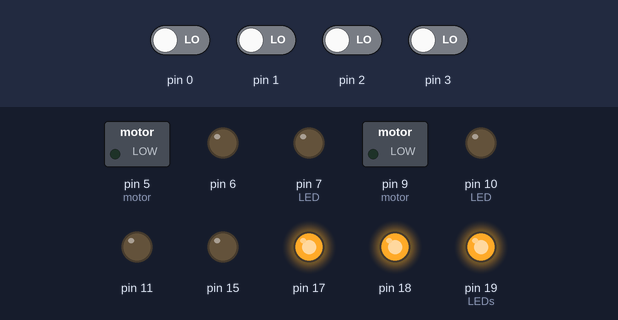
A sketch run on a simulated Arduino Uno, built with avr-gcc and run on an emulated ATmega328P. On the bench: switched loads named in the sketch (green lamp = pin HIGH), output pins drawn as LEDs (lit = HIGH). Inputs (shaded band) come from the test bench; at power-on: pin 0–3 LOW.

Above: at 0.8 s.
0.9 s: pin 0 driven HIGH
At 1.5 s:
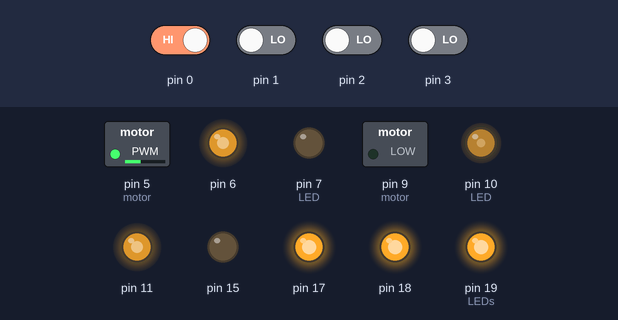
2.4 s: pin 0 driven LOW
At 3.4 s:
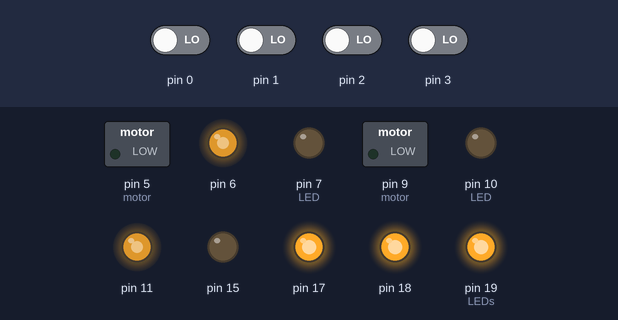
3.9 s: pin 1 driven HIGH
At 5.0 s:
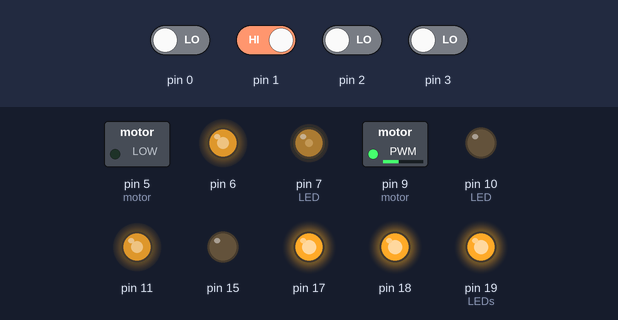
5.4 s: pin 1 driven LOW
At 6.6 s:
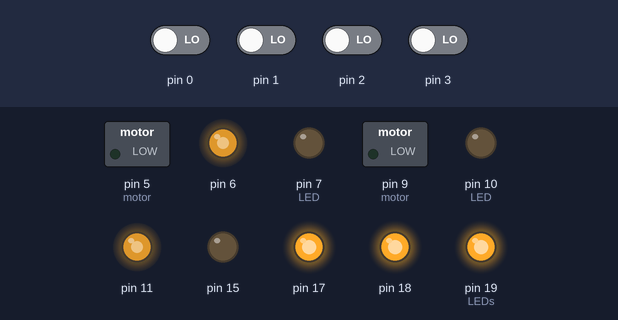
6.9 s: pin 2 driven HIGH
At 7.3 s:
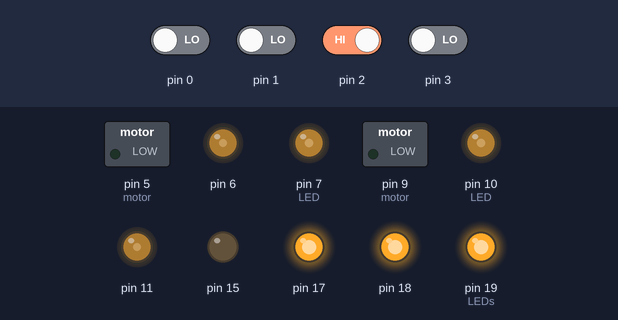
Timing chart, 0 to 9.4 s (numbered marks = the images above; inputs shaded):
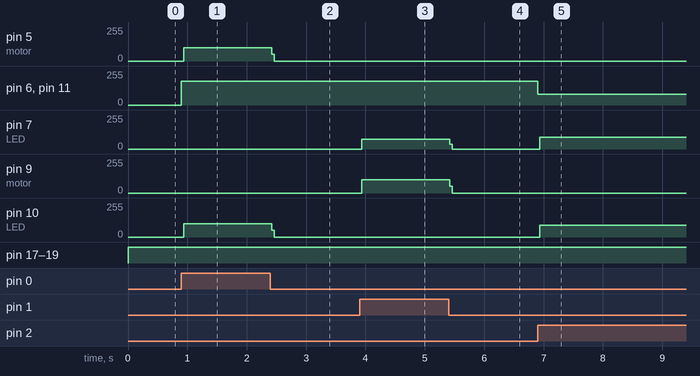

The sketch:

ver_2.ino
```cpp
#include <avr/io.h>
#include <avr/interrupt.h>

void pwm_init(){

	TCCR0A = (1<<COM0A1) | (1<<WGM02) | (1<<WGM01) | (1<<WGM00);
	TCCR2A = (1<<COM1A1) | (1<<WGM11) | (1<<WGM10) | (1<<WGM12) |  (1<<WGM13);

	TCCR0B = (1<<CS00); // sem prescaller
	TCCR2B = (1<<CS10); // sem prescaller
}


void frente(){

	// força de tração dos motores
	OCR0A = 180;
	OCR2A = 180;

	// rodas funcionando em sentidos opostos, direcionando o carrinho para frente
	PORTD = (1<<PD5);
	PORTB = (1<<PB2);

}

void tras(){

	// força de tração dos motores
	OCR0A = 180;
	OCR2A = 180;

	// rodas funcionando em sentidos opostos, direcionando o carrinho para tras
	PORTD = (1<<PD7);
	PORTB = (1<<PB1);

}

void lula(){

	// força de tração dos motores
	OCR0A = 80;
	OCR2A = 80;

	// rodas funcionando em sentidos iguais, girando o carrinho a esquerda
	PORTD = (1<<PD7);
	PORTB = (1<<PB2);

}

void bolsonaro(){

	// força de tração dos motores
	OCR0A = 80;
	OCR2A = 80;

	// rodas funcionando em sentidos iguais, girando o carrinho a direita
	PORTD = (1<<PD5);
	PORTB = (1<<PB1);

}

int main(void){

	DDRD |= (1<<DDD5) | (1<<DDD6) | (1<<DDD7); // setando as portas para o motor direito (IN1(D5), IN2(D7) e PWM(D6))
	DDRB |= (1<<PB1) | (1<<PB2) | (1<<PB3); // setando as portas para o motor esquerdo (IN3(B1), IN4(B2) e PWM(B3))
	DDRC |= (1<<PC5) | (1<<PC4) | (1<<PC3) | (1<<PC1); // setando os LEDs de vida e o laser(PC1)
	PORTC = (1<<PC5) | (1<<PC4) | (1<<PC3); // deixando os LEDs ligados, a principio

	pwm_init();

	while(1){ // verificação que deve ser execultada continuamente

		if(PIND & (1<<PD0)){ // verificando se o botao de andar para frente foi precionado
			frente();
			PORTD ^= (1 << PD5); // Desligar LED em PD5
			PORTB ^= (1 << PB2); // Desligar LED em PB2
		}
		else if(PIND & (1<<PD1)){ // verificando se o botao de andar para trás foi precionado
			tras();
			PORTD ^= (1 << PD7); // Desligar LED em PD7
			PORTB ^= (1 << PB1); // Desligar LED em PB1
		}
		else if(PIND & (1<<PD2)){ // verificando se o botao de andar para esquerda foi precionado
			lula();
			PORTD ^= (1 << PD7); // Desligar LED em PD7
			PORTB ^= (1 << PB2); // Desligar LED em PB2
		}
		else if(PIND & (1<<PD3)){ // verificando se o botao de andar para direita foi precionado
			bolsonaro();
			PORTD ^= (1 << PD5); // Desligar LED em PD5
			PORTB ^= (1 << PB1); // Desligar LED em PB1
		}
	}
}
```

Measured:
- after the input at 0.9 s, pin 5 (motor), pin 10 (LED): 0/255 → 98/255 at once; pin 6, pin 11: 0/255 → 180/255 at once
- after the input at 2.4 s, pin 5 (motor), pin 10 (LED): 98/255 → 0/255 at once
- after the input at 3.9 s, pin 7 (LED): 0/255 → 74/255 at once; pin 9 (motor): 0/255 → 99/255 at once
- after the input at 5.4 s, pin 7 (LED): 74/255 → 0/255 at once; pin 9 (motor): 99/255 → 0/255 at once
- after the input at 6.9 s, pin 6, pin 11: 180/255 → 80/255 at once; pin 7 (LED), pin 10 (LED): 0/255 → 90/255 at once
